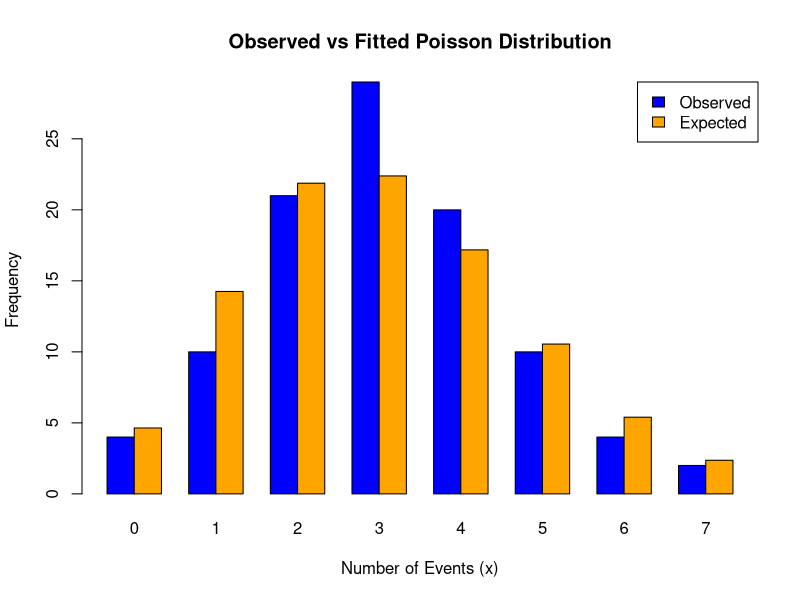

Source code (R):
# Given observed frequencies and corresponding success values (0 to 7)
successes <- 0:7
observed_freq <- c(4, 10, 21, 29, 20, 10, 4, 2)
N <- sum(observed_freq)  # Total number of observations

# 1. Estimate the parameter lambda (lambda is equal to the sample mean)
# Mean = sum(x * f) / N
lambda_est <- sum(successes * observed_freq) / N
cat("Estimated Poisson parameter (lambda):", round(lambda_est, 4), "\n\n")

# 2. Calculate expected probabilities using dpois() with the estimated lambda
expected_probs <- dpois(successes, lambda = lambda_est)

# 3. Calculate expected frequencies (Expected = N * Probability)
expected_freq <- N * expected_probs

# 4. Combine into a neat comparison table
comparison_table <- data.frame(
  Successes = successes,
  Observed = observed_freq,
  Expected = round(expected_freq, 2)
)

cat("--- Observed vs Expected Frequencies (Poisson Fit) ---\n")
print(comparison_table)

# 5. Optional: Plot Observed vs Expected frequencies
barplot(rbind(observed_freq, expected_freq), beside = TRUE,
        col = c("blue", "orange"),
        names.arg = successes,
        main = "Observed vs Fitted Poisson Distribution",
        xlab = "Number of Events (x)",
        ylab = "Frequency",
        legend.text = c("Observed", "Expected"),
        args.legend = list(x = "topright"))
